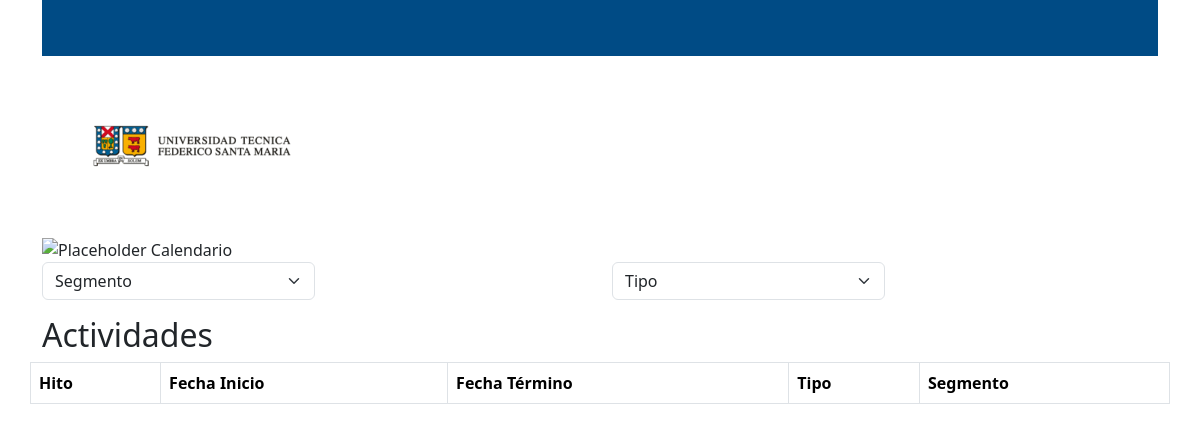
The app's page /, older data.
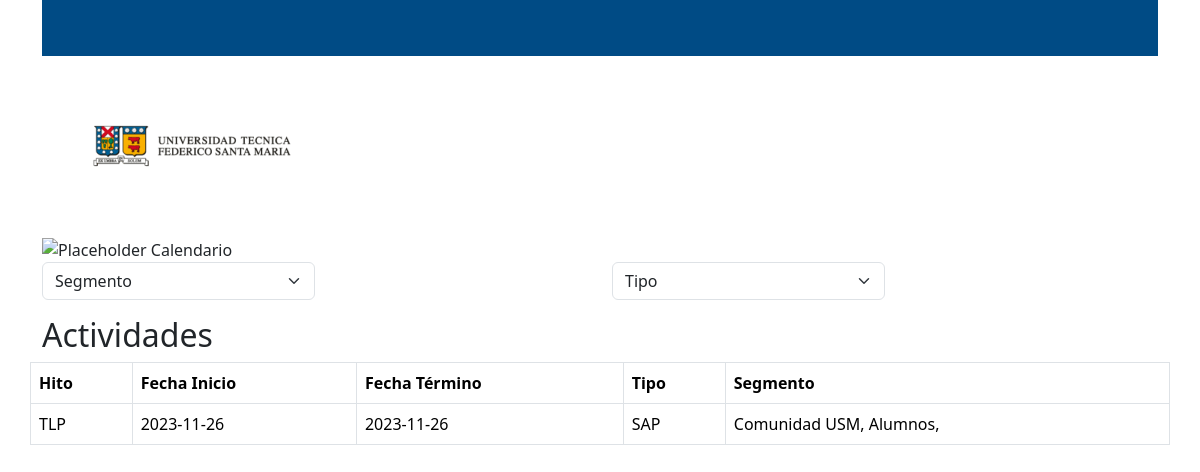
The same page, newer data.
### rest/models.py (models this page shows, shortened)
class evento(models.Model):
    id = models.BigAutoField(primary_key=True)
    fecha_inicio = models.DateField()
    fecha_termino = models.DateField()
    titulo = models.CharField(max_length=100)
    descripcion = models.TextField()
    tipo_choices = [('V','Vacaciones'), ('F','Feriado'), ('SA','Suspensión de actividades'), ('SAP','Suspension de actividades pm'),
            ('PL','Periodo Lectivo'), ('SE','Suspensión de evaluaciones'), ('C','Ceremonia'), ('E','EDDA'), ('EV','Evaluacion'),
            ('Ay','Ayudantias'), ('HA','Hito académico'), ('SeA','Secretaria académica'), ('OAI','OAI')]
    tipo = models.CharField(max_length=100, choices=tipo_choices)
    segmento = models.ManyToManyField('segmento')

class segmento(models.Model):
    id = models.BigAutoField(primary_key=True)
    nombre = models.CharField(max_length=13)

### front/views.py (the view, shortened to what this page needs)
# urls.py: path('', views.publicList),
def publicList(request: HttpRequest):
    eventos: OrderedDict = EventoList.as_view()(request).data
    segmentos: OrderedDict = SegmentoList.as_view()(request).data
    tipos = eventoModel.tipo_choices
    tipo = request.GET.get('tipo')
    segmento = request.GET.get('segmento')
    if tipo:
        eventos = list(filter(lambda x: x['tipo'] == tipo, eventos))
    return render(request, 'listadoPublico.html', {
        'eventos': eventos,
        'segmentos': segmentos,
        'segmento_actual': int(segmento) if segmento else None,
        'tipo_actual': tipo,
        'tipos': tipos
        })

### rest/views.py (called while the page is built)
    def get_queryset(self):
        queryset = evento.objects.all()
        segmento = self.request.query_params.get('segmento', '')
        if segmento is not '':
            queryset = queryset.filter(segmento__id=segmento)
        tipo = self.request.query_params.get('tipo', '')
        if tipo is not '':
            queryset = queryset.filter(tipo=tipo)
        return queryset

    def get_queryset(self):
        queryset = segmento.objects.all()
        return queryset

### front/templates/listadoPublico.html (shortened to what this page needs)
{% extends "base.html" %}
{% load static %}
{% block content %}
<img src="https://images.placeholders.dev/?width=800&height=600&text=Placeholder&bgColor=%23f7f6f6&textColor=%236d6e71" alt="Placeholder Calendario">
<form method="get" name="filtros" class="mb-3">
    <div class="row">
        <div class="col-6">
            <select name="segmento" class="form-select w-50" onchange="document.filtros.submit()">
                <option value="" {% if request.GET.segmento == "" %}selected{% endif %}>Segmento</option>
            </select>
        </div>
        <div class="col-6">
            <select name="tipo" class="form-select w-50" onchange="this.form.submit()">
                <option value="" {% if request.GET.tipo == "" %}selected{% endif %}>Tipo</option>
            </select>
        </div>
    </div>
</form>
<div class="row">
    <div class="col-12" id="tableHead">
        <h2>Actividades</h2>
    </div>
    <table class="table table-bordered">
        <thead>
            <th scope="col-4">Hito</th>
            <th scope="col-2">Fecha Inicio</th>
            <th scope="col-2">Fecha Término</th>
            <th scope="col-2">Tipo</th>
            <th scope="col-2">Segmento</th>
        </thead>
        <tbody>
            {% for evento in eventos %}
            <tr>
                <td>{{ evento.titulo }}</td>
                <td>{{ evento.fecha_inicio }}</td>
                <td>{{ evento.fecha_termino }}</td>
                <td>{{ evento.tipo }}</td>
                <td>
                    {% for segmento in evento.segmento %}
                    {{ segmento.nombre }},
                    {% endfor %}
                </td>
            </tr>
            {% endfor %}
        </tbody>
    </table>
</div>
{% endblock %}

### front/templates/base.html (shortened to what this page needs)
{% load static %}
<!DOCTYPE html>
<html lang="en">
<head>
    <link rel="stylesheet" href="{% static 'css/styles.css' %}">
    <link href="https://cdn.jsdelivr.net/npm/bootstrap@5.3.2/dist/css/bootstrap.min.css" rel="stylesheet">
</head>
<body>
    <div class="container">
        <nav class="navbar navbar-custom">
            <div class="container-fluid">
              <a class="navbar-brand" href="#">
              </a>
            </div>
          </nav>
        <div><img src="{% static 'images/logo_ref_horizontal_u-300x180.png' %}" alt="" id="logo"></div>
        {% block content %}
        {% endblock %}
    </div>
</body>
</html>

### front/static/css/styles.css (style rules this page uses)
body { font-family: 'Roboto Condensed', 'Roboto' sans-serif; }
.navbar-custom { background-color: #004b85 !important; }

Row changes from the older to the newer data that the page shows:
added evento: titulo "TLP", fecha_inicio "2023-11-26", fecha_termino "2023-11-26", tipo "SAP"
added segmento: nombre "Comunidad USM"
added segmento: nombre "Alumnos"
